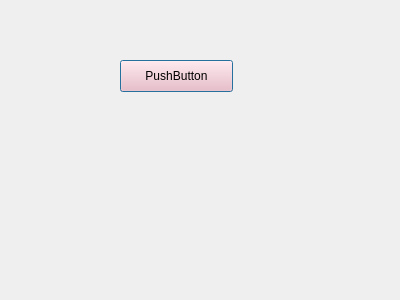
<?xml version="1.0" encoding="UTF-8"?>
<ui version="4.0">
 <class>Dialog</class>
 <widget class="QDialog" name="Dialog">
  <property name="geometry">
   <rect>
    <x>0</x>
    <y>0</y>
    <width>400</width>
    <height>300</height>
   </rect>
  </property>
  <property name="windowTitle">
   <string>Dialog</string>
  </property>
  <widget class="QPushButton" name="btn">
   <property name="geometry">
    <rect>
     <x>120</x>
     <y>60</y>
     <width>113</width>
     <height>32</height>
    </rect>
   </property>
   <property name="styleSheet">
    <string notr="true">background-color: rgb(255, 179, 186);</string>
   </property>
   <property name="text">
    <string>PushButton</string>
   </property>
  </widget>
 </widget>
 <resources/>
 <connections/>
</ui>
